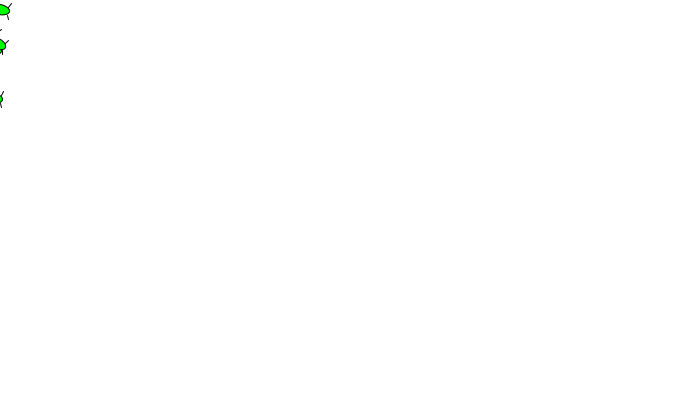
Frame 1 (no input)
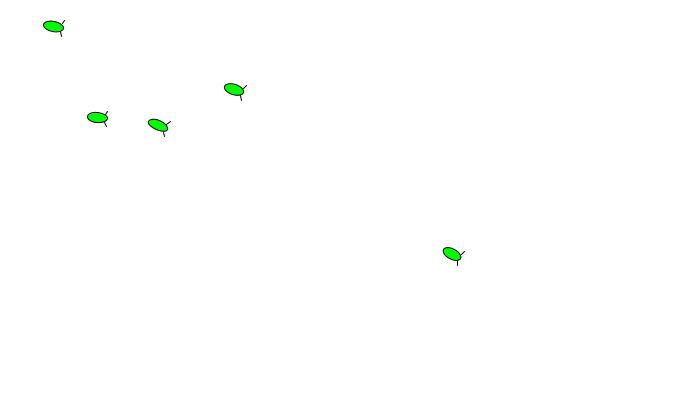
Frame 60 (the mouse pressed at the canvas centre just before this capture)
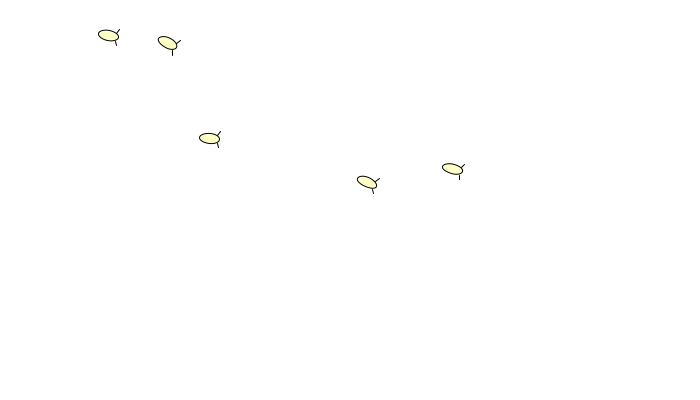
Frame 120 (the mouse held since frame 60 and released just before this capture)

The Processing sketch that drew these frames (run headless with seeded random() and noise(); from frame 60 on, the mouse is pressed at the canvas centre):

// Processing sketch: processing_27052
// ── processing_27052.pde

Bug myBug1;
Bug myBug2;
Bug myBug3;
Bug myBug4;
Bug myBug5;

void setup() {
  size(700,400);
  myBug1 = new Bug(color(255,0,0),0,100,2); 
  myBug2 = new Bug(color(0,0,255),0,10,1);
  myBug3 = new Bug(color(0,255,0),0,50,4);
  myBug4 = new Bug(color(225,85,0),0,40,15);
  myBug5 = new Bug(color(0,0,0),0,40,8);
}

//Call Functions "draw" and "display"
void draw() {
  background(255);
  myBug1.drive();
  myBug1.display();
  myBug2.drive();
  myBug2.display();
  myBug3.drive();
  myBug3.display();
  myBug4.drive();
  myBug4.display();
  myBug5.drive();
  myBug5.display();
}

//Constructor, Global Variables
class Bug { 
  color c;
  float xpos;
  float ypos;
  float xspeed;

  Bug(color tempC, float tempXpos, float tempYpos, float tempXspeed) { 
    c = tempC;
    xpos = tempXpos;
    ypos = tempYpos;
    xspeed = tempXspeed;
  }

  //Functions
  void display() {
    float angle = 0.0;
    angle += 0.1;

    stroke(0);
    smooth();
    fill(mouseX,255,mouseY);
    rotate(angle);
    rectMode(CENTER);
    ellipse(xpos,ypos,20,10);
    line(xpos+8,ypos-4,xpos+10,ypos-8);
    line(xpos+8,ypos+4,xpos+10,ypos+8);
  }

  void drive() {
    xpos = xpos + xspeed;
    if (xpos > width+50) {
      xpos = 0;
    }
    xpos += random(-xspeed, xspeed);
    ypos += random(-xspeed, xspeed);
  }
}
